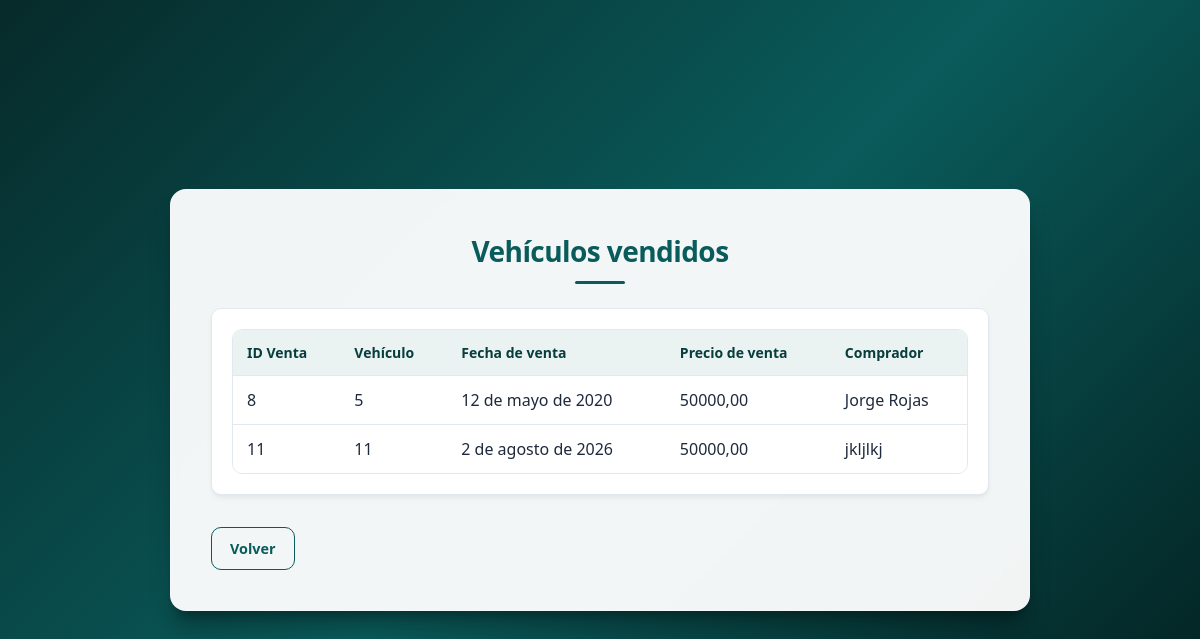
The app's page /automotora/listarVendidos (signed in) with its own data.
### automotora/models.py (models this page shows)
class VehiculoVendido(models.Model):
    id_venta = models.AutoField(primary_key=True)
    vehiculo = models.ForeignKey(Vehiculo, on_delete=models.CASCADE)
    fecha_venta = models.DateField()
    precio_venta = models.DecimalField(max_digits=10, decimal_places=2)
    comprador = models.CharField(max_length=150)

### automotora/views.py (the view)
# urls.py: path('listarVendidos', listarVendidos, name='listarVendidos'),
@requiere_sesion
def listarVendidos(request):
    vendidos = VehiculoVendido.objects.all()
    vehiculos = Vehiculo.objects.all()
    return render(request,
                  'automotora/listar_vehiculos.vendidos.html',{'vendidos':vendidos,
                                                               'vehiculos':vehiculos})

### automotora/views.py (called while the page is built)
def requiere_sesion(view_func):
    @wraps(view_func)
    def wrapper(request, *args, **kwargs):
        if not request.session.get('usuario_id'):
            return redirect('login')
        return view_func(request, *args, **kwargs)
    return wrapper

### automotora/templates/automotora/listar_vehiculos.vendidos.html (shortened to what this page needs)
{% load static %}
<!DOCTYPE html>
<html lang="es">
<head>
    <link rel="stylesheet" href="{% static 'automotora/css/styles.css' %}">
</head>
<body>
    <main class="container-wrapper">
        <section class="card-panel card-wide">
            <h1 class="page-title">Vehículos vendidos</h1>
            <section class="table-section">
                <div class="table-responsive">
                    <table class="data-table">
                        <thead>
                            <tr>
                                <th>ID Venta</th>
                                <th>Vehículo</th>
                                <th>Fecha de venta</th>
                                <th>Precio de venta</th>
                                <th>Comprador</th>
                            </tr>
                        </thead>
                        <tbody>
                            {% for vendido in vendidos %}
                            <tr>
                                <td>{{ vendido.id_venta }}</td>
                                <td>{{ vendido.vehiculo_id }}</td>
                                <td>{{ vendido.fecha_venta }}</td>
                                <td>{{ vendido.precio_venta }}</td>
                                <td>{{ vendido.comprador }}</td>
                            </tr>
                            {% empty %}
                            <tr>
                                <td class="empty-cell" colspan="5">No hay vehículos vendidos registrados.</td>
                            </tr>
                            {% endfor %}
                        </tbody>
                    </table>
                </div>
            </section>
            <footer class="actions-footer">
                <a class="btn-back" href="{% url 'home_page' %}">Volver</a>
            </footer>
        </section>
    </main>
</body>
</html>

### automotora/static/automotora/css/styles.css (style rules this page uses)
:root { --primary-color: #0a5b5b; --primary-dark: #073d3d; --primary-light: #127a7a; --accent-red: #d93838; --accent-red-hover: #b82a2a; --bg-gradient: linear-gradient(135deg, #072a2a 0%, #0a5b5b 50%, #031c1c 100%); --card-bg: rgba(255, 255, 255, 0.95); --text-main: #1e293b; --text-muted: #64748b; --border-color: #e2e8f0; --shadow-subtle: 0 4px 6px -1px rgba(0, 0, 0, 0.05), 0 2px 4px -1px rgba(0, 0, 0, 0.03); --shadow-elevated: 0 20px 25px -5px rgba(0, 0, 0, 0.3), 0 10px 10px -5px rgba(0, 0, 0, 0.2); --radius-md: 10px; --radius-lg: 16px; --transition: all 0.25s cubic-bezier(0.4, 0, 0.2, 1); }
* { box-sizing: border-box; }
html, body { margin: 0; padding: 0; min-height: 100vh; }
body { font-family: 'Segoe UI', system-ui, -apple-system, BlinkMacSystemFont, Roboto, sans-serif; background: var(--bg-gradient); background-attachment: fixed; color: var(--text-main); display: flex; justify-content: center; align-items: center; line-height: 1.5; }
.container-wrapper { width: 100%; min-height: 100vh; display: flex; justify-content: center; align-items: center; padding: 32px 16px; }
.card-panel { background: var(--card-bg); backdrop-filter: blur(12px); -webkit-backdrop-filter: blur(12px); padding: 40px; width: 100%; border-radius: var(--radius-lg); box-shadow: var(--shadow-elevated); border: 1px solid rgba(255, 255, 255, 0.2); }
.card-wide { max-width: 860px; }
.actions-footer { margin-top: 32px; display: flex; justify-content: flex-start; }
.btn-back { display: inline-flex; align-items: center; padding: 10px 18px; background-color: transparent; color: var(--primary-color); border: 1.5px solid var(--primary-color); border-radius: var(--radius-md); font-weight: 600; text-decoration: none; font-size: 0.9rem; transition: var(--transition); }
.page-title { margin: 0 0 24px; padding-bottom: 12px; color: var(--primary-color); font-size: 1.75rem; font-weight: 700; letter-spacing: -0.02em; text-align: center; position: relative; }
.page-title::after { content: ''; position: absolute; bottom: 0; left: 50%; transform: translateX(-50%); width: 50px; height: 3px; background: var(--primary-color); border-radius: 2px; }
.result-panel, .table-section { margin-top: 24px; padding: 20px; background: #ffffff; border: 1.5px solid var(--border-color); border-radius: var(--radius-md); box-shadow: var(--shadow-subtle); }
.table-responsive { width: 100%; overflow-x: auto; border: 1px solid var(--border-color); border-radius: var(--radius-md); }
.data-table { width: 100%; min-width: 560px; border-collapse: collapse; background: #ffffff; text-align: left; }
.data-table th, .data-table td { padding: 12px 14px; border-bottom: 1px solid var(--border-color); vertical-align: middle; }
.data-table th { background: rgba(10, 91, 91, 0.08); color: var(--primary-dark); font-size: 0.875rem; font-weight: 700; white-space: nowrap; }
.data-table tbody tr:last-child td { border-bottom: 0; }

### records on screen
VehiculoVendido: id_venta "8", vehiculo_id "5", fecha_venta "12 de mayo de 2020", precio_venta "50000,00", comprador "Jorge Rojas"
VehiculoVendido: id_venta "11", vehiculo_id "11", fecha_venta "2 de agosto de 2026", precio_venta "50000,00", comprador "jkljlkj"
